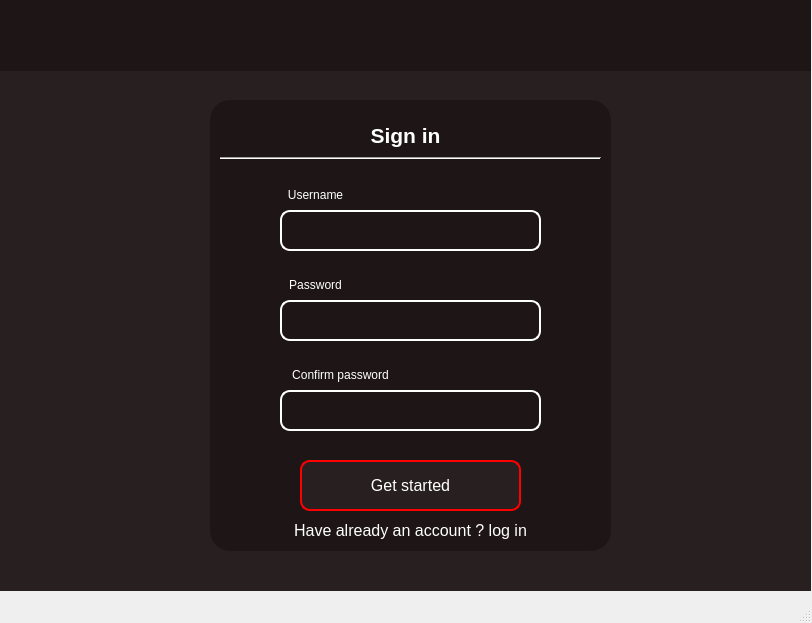
<?xml version="1.0" encoding="UTF-8"?>
<ui version="4.0">
 <class>MainWindow</class>
 <widget class="QMainWindow" name="MainWindow">
  <property name="geometry">
   <rect>
    <x>0</x>
    <y>0</y>
    <width>812</width>
    <height>623</height>
   </rect>
  </property>
  <property name="windowTitle">
   <string>MainWindow</string>
  </property>
  <property name="styleSheet">
   <string notr="true">QGraphicsView#background {
	background-color: rgb(40, 32, 32);
	border: rgb(40, 32, 32);
}

QGraphicsView#topbar {
	background-color: rgb(30, 22, 22);
	border: rgb(30, 22, 22);
}

QGraphicsView#window {
	background-color: rgb(30, 22, 22);
	border: rgb(30, 22, 22);
	border-radius: 20px;
}

QLineEdit {
	background-color: rgb(30, 22, 22);
	color: rgb(255, 255, 255);
	font-size: 18px;
	padding: 5px;
	border-radius: 10px;
	border: 2px solid white;
}
QLineEdit:focus {
    background-color: rgb(181, 181, 181);
	color: rgb(255, 255, 255);
}
QLineEdit:hover {
	background-color: rgb(60, 52, 52);
	color: rgb(255, 255, 255);
}

QLabel {
	color: rgb(255, 255, 255);
	font: 9pt &quot;Arial&quot;;
}

QLabel#status_label {
	color: rgb(254, 0, 0);
	font: 9pt &quot;Arial&quot;;
}

QCheckBox {
	color: rgb(255, 255, 255);
	font: 9pt &quot;Arial&quot;;
}

QPushButton {
    background-color: rgb(40, 32, 32);
    color: white;               /* Texte blanc */
	border-radius: 10px;
    border: 2px solid red;
    padding: 10px 20px;         /* Ajoute de l'espace autour du texte */
    font-size: 16px;            /* Taille du texte */
	font: 9pt &quot;Arial&quot;;
}

QPushButton#sign_in_button {
	background-color: none;
	border: none;
	color: white;
}

QPushButton:hover {
	background-color: rgb(60, 52, 52);
}

QPushButton:hover#sign_in_button {
	color: red;
}

QPushButton:pressed {
    background-color: rgb(234, 60, 60);
}

QPushButton:pressed#sign_in_button {
    color: rgb(255, 148, 148);
}

QPushButton:disabled {
    background-color: #C0C0C0;  /* Couleur grisée lorsque désactivé */
    color: #F0F0F0;             /* Texte un peu plus clair quand désactivé */
}

QOpenGLWidget {
	background-color: rgb(40, 32, 32);
	border-radius: 10px;
}
</string>
  </property>
  <widget class="QWidget" name="centralwidget">
   <widget class="QGraphicsView" name="background">
    <property name="geometry">
     <rect>
      <x>0</x>
      <y>-30</y>
      <width>811</width>
      <height>621</height>
     </rect>
    </property>
    <property name="styleSheet">
     <string notr="true">background {
rgb(40, 32, 32)
}</string>
    </property>
   </widget>
   <widget class="QLabel" name="titre">
    <property name="geometry">
     <rect>
      <x>0</x>
      <y>120</y>
      <width>811</width>
      <height>31</height>
     </rect>
    </property>
    <property name="text">
     <string>&lt;html&gt;&lt;head/&gt;&lt;body&gt;&lt;p align=&quot;center&quot;&gt;&lt;span style=&quot; font-size:16pt; font-weight:600;&quot;&gt;Sign in&lt;/span&gt;&lt;/p&gt;&lt;/body&gt;&lt;/html&gt;</string>
    </property>
   </widget>
   <widget class="QLabel" name="username">
    <property name="geometry">
     <rect>
      <x>270</x>
      <y>180</y>
      <width>91</width>
      <height>31</height>
     </rect>
    </property>
    <property name="text">
     <string>&lt;html&gt;&lt;head/&gt;&lt;body&gt;&lt;p align=&quot;center&quot;&gt;Username&lt;/p&gt;&lt;/body&gt;&lt;/html&gt;</string>
    </property>
   </widget>
   <widget class="QLineEdit" name="usernameEdit">
    <property name="geometry">
     <rect>
      <x>280</x>
      <y>210</y>
      <width>261</width>
      <height>41</height>
     </rect>
    </property>
    <property name="text">
     <string/>
    </property>
   </widget>
   <widget class="QGraphicsView" name="topbar">
    <property name="geometry">
     <rect>
      <x>0</x>
      <y>0</y>
      <width>811</width>
      <height>71</height>
     </rect>
    </property>
    <property name="styleSheet">
     <string notr="true">QGraphicsView {
	color: rgb(30, 22, 22);
}</string>
    </property>
   </widget>
   <widget class="QPushButton" name="submitButton">
    <property name="geometry">
     <rect>
      <x>300</x>
      <y>460</y>
      <width>221</width>
      <height>51</height>
     </rect>
    </property>
    <property name="text">
     <string>Get started</string>
    </property>
   </widget>
   <widget class="QPushButton" name="sign_in_button">
    <property name="geometry">
     <rect>
      <x>270</x>
      <y>510</y>
      <width>281</width>
      <height>41</height>
     </rect>
    </property>
    <property name="text">
     <string>Have already an account ? log in</string>
    </property>
   </widget>
   <widget class="QGraphicsView" name="window">
    <property name="geometry">
     <rect>
      <x>210</x>
      <y>100</y>
      <width>401</width>
      <height>451</height>
     </rect>
    </property>
    <property name="styleSheet">
     <string notr="true"/>
    </property>
   </widget>
   <widget class="Line" name="line">
    <property name="geometry">
     <rect>
      <x>220</x>
      <y>150</y>
      <width>381</width>
      <height>16</height>
     </rect>
    </property>
    <property name="orientation">
     <enum>Qt::Horizontal</enum>
    </property>
   </widget>
   <widget class="QLabel" name="password">
    <property name="geometry">
     <rect>
      <x>270</x>
      <y>270</y>
      <width>91</width>
      <height>31</height>
     </rect>
    </property>
    <property name="text">
     <string>&lt;html&gt;&lt;head/&gt;&lt;body&gt;&lt;p align=&quot;center&quot;&gt;Password&lt;/p&gt;&lt;/body&gt;&lt;/html&gt;</string>
    </property>
   </widget>
   <widget class="QLineEdit" name="passwordEdit">
    <property name="geometry">
     <rect>
      <x>280</x>
      <y>300</y>
      <width>261</width>
      <height>41</height>
     </rect>
    </property>
    <property name="text">
     <string/>
    </property>
    <property name="echoMode">
     <enum>QLineEdit::Password</enum>
    </property>
   </widget>
   <widget class="QLabel" name="status_label">
    <property name="geometry">
     <rect>
      <x>270</x>
      <y>160</y>
      <width>281</width>
      <height>31</height>
     </rect>
    </property>
    <property name="text">
     <string>&lt;html&gt;&lt;head/&gt;&lt;body&gt;&lt;p align=&quot;center&quot;&gt;&lt;br/&gt;&lt;/p&gt;&lt;/body&gt;&lt;/html&gt;</string>
    </property>
   </widget>
   <widget class="QLabel" name="password_2">
    <property name="geometry">
     <rect>
      <x>270</x>
      <y>360</y>
      <width>141</width>
      <height>31</height>
     </rect>
    </property>
    <property name="text">
     <string>&lt;html&gt;&lt;head/&gt;&lt;body&gt;&lt;p align=&quot;center&quot;&gt;Confirm password&lt;/p&gt;&lt;/body&gt;&lt;/html&gt;</string>
    </property>
   </widget>
   <widget class="QLineEdit" name="passwordEdit_2">
    <property name="geometry">
     <rect>
      <x>280</x>
      <y>390</y>
      <width>261</width>
      <height>41</height>
     </rect>
    </property>
    <property name="text">
     <string/>
    </property>
    <property name="echoMode">
     <enum>QLineEdit::Password</enum>
    </property>
   </widget>
   <zorder>background</zorder>
   <zorder>window</zorder>
   <zorder>titre</zorder>
   <zorder>username</zorder>
   <zorder>usernameEdit</zorder>
   <zorder>topbar</zorder>
   <zorder>submitButton</zorder>
   <zorder>sign_in_button</zorder>
   <zorder>line</zorder>
   <zorder>password</zorder>
   <zorder>passwordEdit</zorder>
   <zorder>status_label</zorder>
   <zorder>password_2</zorder>
   <zorder>passwordEdit_2</zorder>
  </widget>
  <widget class="QStatusBar" name="statusbar"/>
 </widget>
 <resources/>
 <connections/>
</ui>
